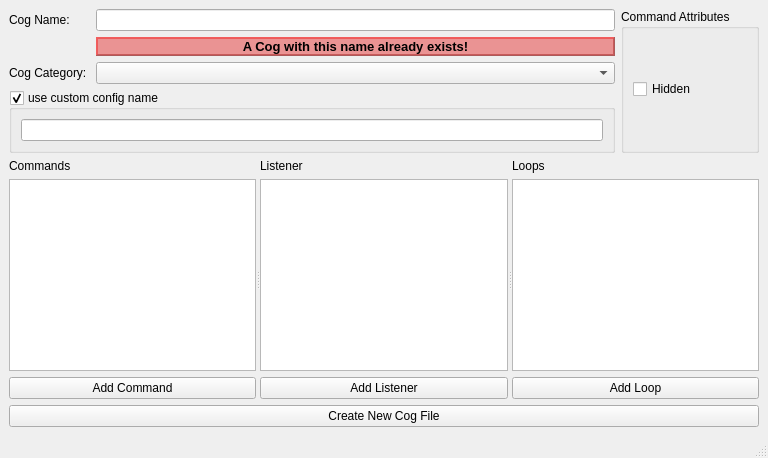
<?xml version="1.0" encoding="UTF-8"?>
<ui version="4.0">
 <class>CreateCogMainWindow</class>
 <widget class="QMainWindow" name="CreateCogMainWindow">
  <property name="geometry">
   <rect>
    <x>0</x>
    <y>0</y>
    <width>755</width>
    <height>441</height>
   </rect>
  </property>
  <property name="windowTitle">
   <string>Create New Cog</string>
  </property>
  <property name="windowIcon">
   <iconset resource="../../antipetros_discordbot/dev_tools/gui/create_cog_resources.qrc">
    <normaloff>:/icons/icons/cog_icon.png</normaloff>:/icons/icons/cog_icon.png</iconset>
  </property>
  <widget class="QWidget" name="centralwidget">
   <layout class="QGridLayout" name="gridLayout">
    <item row="1" column="0" colspan="3">
     <widget class="QSplitter" name="splitter">
      <property name="orientation">
       <enum>Qt::Horizontal</enum>
      </property>
      <property name="childrenCollapsible">
       <bool>false</bool>
      </property>
      <widget class="QWidget" name="layoutWidget">
       <layout class="QVBoxLayout" name="verticalLayout">
        <item>
         <widget class="QLabel" name="commands_list_label">
          <property name="text">
           <string>Commands</string>
          </property>
         </widget>
        </item>
        <item>
         <widget class="BaseCogPartsView" name="commands_listView">
          <property name="minimumSize">
           <size>
            <width>201</width>
            <height>192</height>
           </size>
          </property>
         </widget>
        </item>
        <item>
         <widget class="QPushButton" name="add_command_pushButton">
          <property name="text">
           <string>Add Command</string>
          </property>
         </widget>
        </item>
       </layout>
      </widget>
      <widget class="QWidget" name="layoutWidget">
       <layout class="QVBoxLayout" name="verticalLayout_2">
        <item>
         <widget class="QLabel" name="listener_list_label">
          <property name="text">
           <string>Listener</string>
          </property>
         </widget>
        </item>
        <item>
         <widget class="BaseCogPartsView" name="listener_listView">
          <property name="minimumSize">
           <size>
            <width>202</width>
            <height>192</height>
           </size>
          </property>
         </widget>
        </item>
        <item>
         <widget class="QPushButton" name="add_listener_pushButton">
          <property name="text">
           <string>Add Listener</string>
          </property>
         </widget>
        </item>
       </layout>
      </widget>
      <widget class="QWidget" name="layoutWidget">
       <layout class="QVBoxLayout" name="verticalLayout_3">
        <item>
         <widget class="QLabel" name="loops_list_label">
          <property name="text">
           <string>Loops</string>
          </property>
         </widget>
        </item>
        <item>
         <widget class="BaseCogPartsView" name="loops_listView">
          <property name="minimumSize">
           <size>
            <width>201</width>
            <height>192</height>
           </size>
          </property>
         </widget>
        </item>
        <item>
         <widget class="QPushButton" name="add_loop_pushButton">
          <property name="text">
           <string>Add Loop</string>
          </property>
         </widget>
        </item>
       </layout>
      </widget>
     </widget>
    </item>
    <item row="2" column="0" colspan="3">
     <widget class="QPushButton" name="create_new_cog_file_pushButton">
      <property name="text">
       <string>Create New Cog File</string>
      </property>
     </widget>
    </item>
    <item row="0" column="0">
     <layout class="QFormLayout" name="formLayout">
      <item row="0" column="0">
       <widget class="QLabel" name="cog_name_label">
        <property name="text">
         <string>Cog Name: </string>
        </property>
       </widget>
      </item>
      <item row="0" column="1">
       <widget class="QLineEdit" name="cog_name_lineedit"/>
      </item>
      <item row="2" column="0">
       <widget class="QLabel" name="cog_category_label">
        <property name="text">
         <string>Cog Category: </string>
        </property>
       </widget>
      </item>
      <item row="2" column="1">
       <widget class="QComboBox" name="cog_category_combo"/>
      </item>
      <item row="3" column="0" colspan="2">
       <widget class="QGroupBox" name="custom_config_name_groupBox">
        <property name="title">
         <string>use custom config name</string>
        </property>
        <property name="checkable">
         <bool>true</bool>
        </property>
        <layout class="QVBoxLayout" name="verticalLayout_5">
         <item>
          <widget class="QLineEdit" name="custom_config_name_lineEdit"/>
         </item>
        </layout>
       </widget>
      </item>
      <item row="1" column="1">
       <widget class="QLabel" name="cog_exists_label">
        <property name="font">
         <font>
          <pointsize>10</pointsize>
          <weight>75</weight>
          <bold>true</bold>
         </font>
        </property>
        <property name="styleSheet">
         <string notr="true">background-color: rgba(226, 4, 4, 100);</string>
        </property>
        <property name="frameShape">
         <enum>QFrame::WinPanel</enum>
        </property>
        <property name="frameShadow">
         <enum>QFrame::Raised</enum>
        </property>
        <property name="lineWidth">
         <number>2</number>
        </property>
        <property name="midLineWidth">
         <number>1</number>
        </property>
        <property name="text">
         <string>A Cog with this name already exists!</string>
        </property>
        <property name="alignment">
         <set>Qt::AlignCenter</set>
        </property>
       </widget>
      </item>
     </layout>
    </item>
    <item row="0" column="1" colspan="2">
     <widget class="QGroupBox" name="command_attributes_groupBox">
      <property name="title">
       <string>Command Attributes</string>
      </property>
      <layout class="QVBoxLayout" name="verticalLayout_4">
       <item>
        <widget class="QCheckBox" name="comattr_hidden_checkBox">
         <property name="text">
          <string>Hidden</string>
         </property>
        </widget>
       </item>
      </layout>
     </widget>
    </item>
   </layout>
  </widget>
  <widget class="QMenuBar" name="menubar">
   <property name="geometry">
    <rect>
     <x>0</x>
     <y>0</y>
     <width>755</width>
     <height>21</height>
    </rect>
   </property>
  </widget>
  <widget class="QStatusBar" name="statusbar"/>
 </widget>
 <customwidgets>
  <customwidget>
   <class>BaseCogPartsView</class>
   <extends>QListView</extends>
   <header>antipetros_discordbot.dev_tools.gui.views.base_view</header>
  </customwidget>
 </customwidgets>
 <resources>
  <include location="../../antipetros_discordbot/dev_tools/gui/create_cog_resources.qrc"/>
 </resources>
 <connections/>
</ui>
